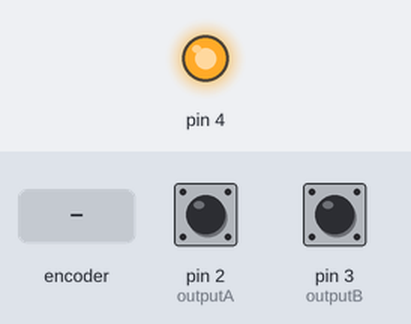
The sketch below on a simulated Arduino Uno, built with avr-gcc and run on an emulated ATmega328P. Shown: output pins drawn as LEDs (lit = HIGH). The inputs (shaded band) are chosen by the test bench; at power-on: pin 2 (outputA) HIGH, pin 3 (outputB) HIGH. What the sketch prints to the serial monitor is not drawn.

Above: at 1.2 s.
1.3 s: rotary encoder on pin 2 (outputA) / pin 3 (outputB) turned 1 step (first pin leading)
Timing chart, 0 to 4.3 s (numbered marks = the images above; inputs shaded):
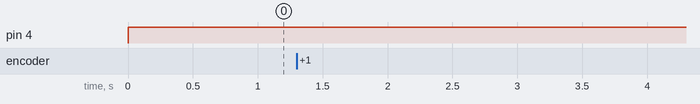

Measured:
- after the input at 1.3 s, every drawn part: stays the same

The sketch:

rotaryEncoder.ino
```cpp
#define outputA 2
#define outputB 3
#define btn 18

int counter = 0;
int aState;
int btnState;
unsigned long lastButtonPress = 0;
unsigned long currentMillis;
volatile bool buttonPressed = false;
unsigned long lastDebounceTime = 0;
unsigned long debounceDelay = 50;

void setup() {
  pinMode(4, OUTPUT);
  pinMode(btn, INPUT_PULLUP);
  pinMode(outputA, INPUT);
  pinMode(outputB, INPUT);
  attachInterrupt(digitalPinToInterrupt(outputA), checkPosition, CHANGE);
  attachInterrupt(digitalPinToInterrupt(btn), buttonClicked, LOW);

  Serial.begin(9600);
}

void loop() {
  digitalWrite(4, HIGH);
}

void checkPosition() {
  currentMillis = millis();
  if (currentMillis - lastDebounceTime > debounceDelay) {
    lastDebounceTime = currentMillis;
    buttonPressed = true;
    aState = digitalRead(outputA);
    if (digitalRead(outputB) != aState) {
      counter++;
    } else {
      counter--;
    }
    Serial.print("Position: ");
    Serial.println(counter);
    delay(100);
  }
}

void buttonClicked() {
  btnState = digitalRead(btn);
  if (btnState == LOW) {
    if (millis() - lastButtonPress > 50) {
      Serial.println("Button pressed!");
    }
    lastButtonPress = millis();
  }
  delay(1);
}
```
